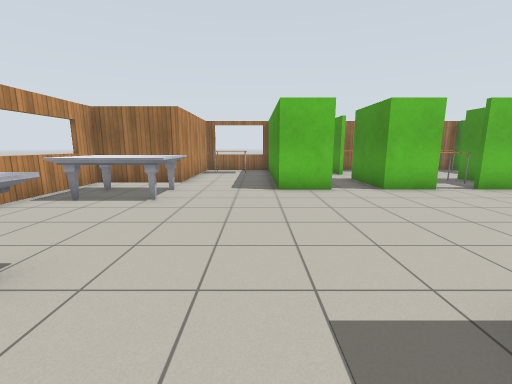
view 1 (above)

18 first-person views from a walk through a world built for the Gazebo simulator. The camera is 1.2 m above the floor, tilts 10° down and sees 90° across. The floor is counted in squares, 1 m on a side. Each view is taken from the middle of a square. On the plan, view 1 faces up. The plan holds only what a view shows up to about 12 squares ahead; the rest is blank. Gazebo's built-in surfaces are drawn with simple patterns.

view 2
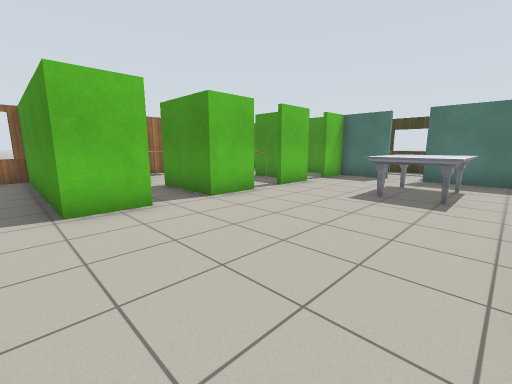

view 3
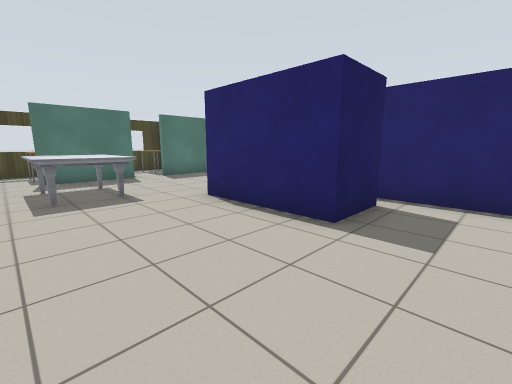

view 4
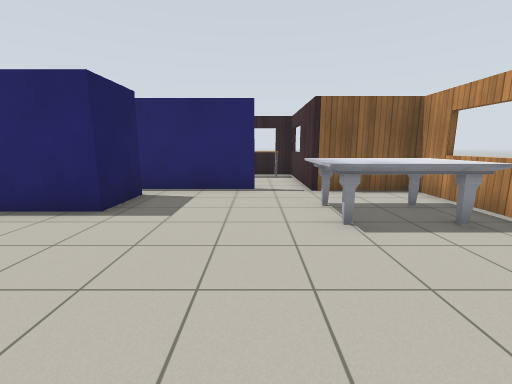

view 5
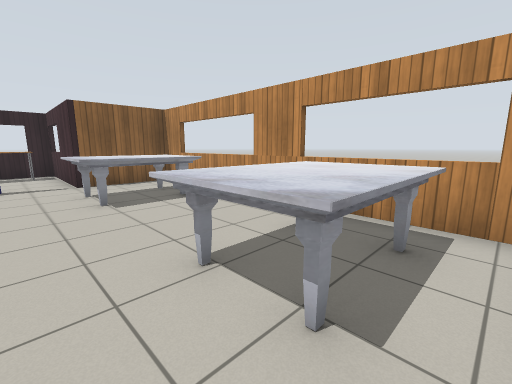

view 6
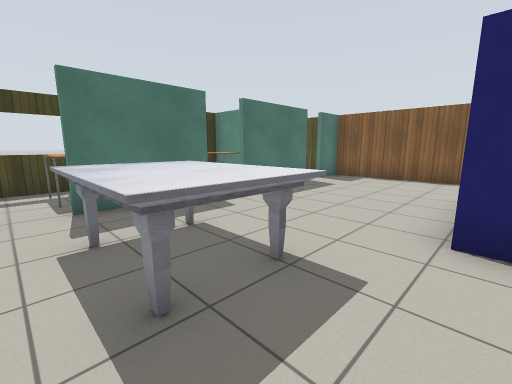

view 7
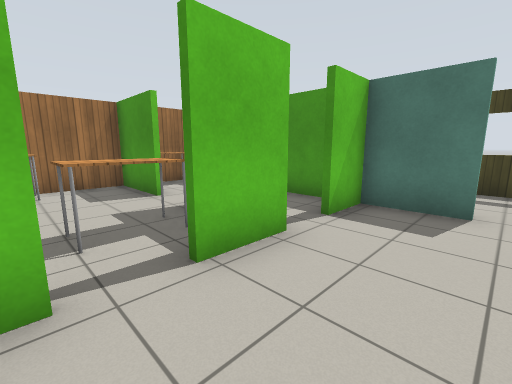

view 8
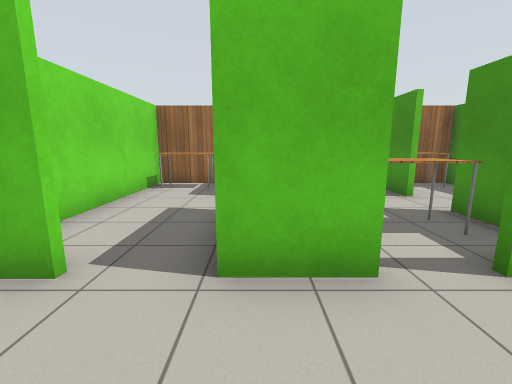

view 9
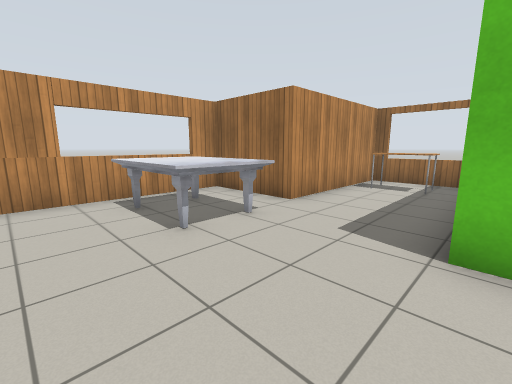

view 10
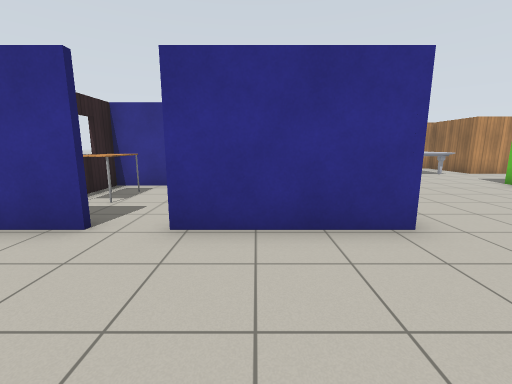

view 11
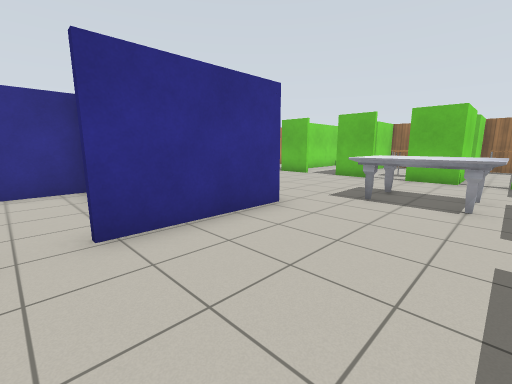

view 12
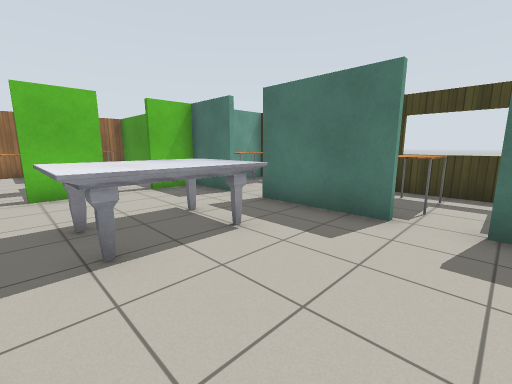

view 13
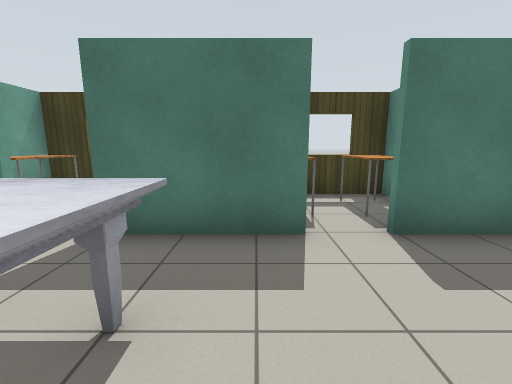

view 14
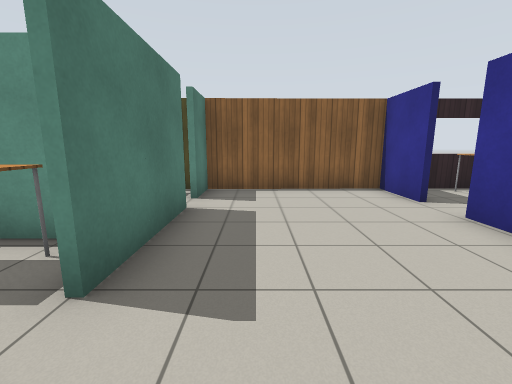

view 15
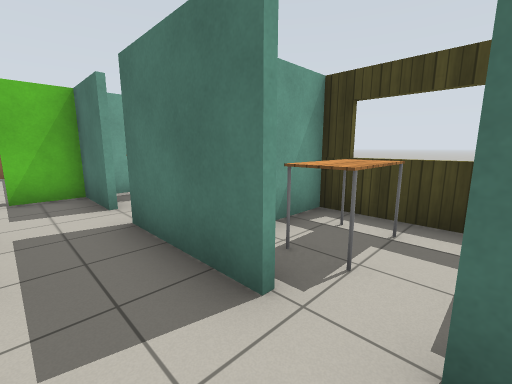

view 16
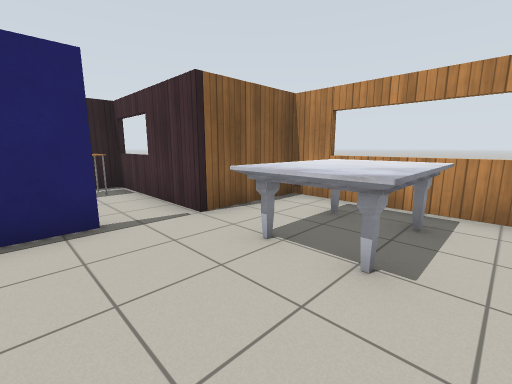

view 17
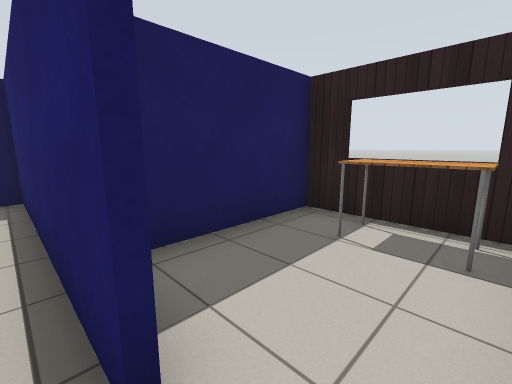

view 18
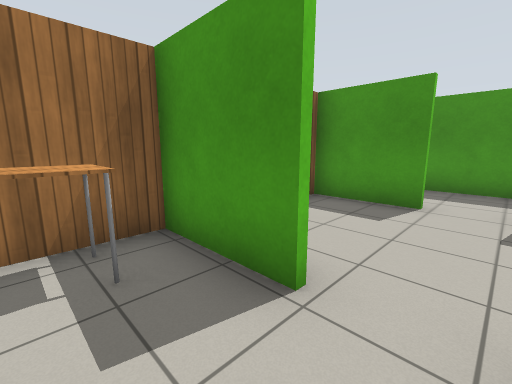

### Floor plan
Points are (right, up) in squares from view 1. A wall is a line through its corners. A room is listed if a view was taken in it or the views show most of it. See-through windows are left out.
Room 1 (views 1, 2, 3, 4, 5, 6, 7, 8, 9, 10, 11, 12, 13, 14, 15, 16, 17)
walls: (1.9, -0.5) (1.9, 1.3) (5.4, 1.3) (5.4, -2.4); (2.3, 7.2) (0.7, 7.2) (0.7, 13.6); (5.3, 7.2) (3.6, 7.2); (-1, -1.3) (5.2, -1.3); (7.8, 7.2) (6.3, 7.2); (5.4, -3.5) (5.4, -5.4) (10.4, -5.3) (10.4, -3.9); (10.4, 1.4) (10.4, 3.6); (10.4, 6.4) (10.4, 7.2) (9, 7.2); (0.9, -5.4) (0.9, -2.1); (-0.3, -5.5) (1.7, -5.4); (10.4, -3) (10.4, -0.4); (11.6, -1.3) (13.5, -1.3) (13.5, 2.7) (12, 2.7); (13.5, 3.6) (13.5, 7.2) (11, 7.2); (1.1, 13.5) (-2.6, 13.5) (-2.6, 8.7) (-5.4, 8.7) (-5.4, -1) (-2.6, -1) (-2.6, -5.4)
ways out: opening at (3, 7) to room 2; opening at (6, 7) to room 3; gap at (9, 7) to room 4; opening at (5, -3) to room 5
objects: marble table (-4, 1) to (-2, 2); marble table (-4, 6) to (-2, 7); table (-2, -5) to (-1, -4); table (-2, 12) to (-1, 12); marble table (7, 3) to (9, 4); table (11, 0) to (13, 0); table (11, 1) to (13, 2); table (11, 4) to (12, 4); table (11, 6) to (12, 6)
Room 2 (view 18)
walls: (3.6, 11.1) (3.6, 13.6); (3.6, 7.2) (3.6, 9.8); (4, 13.6) (1.1, 13.5); (0.8, 13.6) (0.8, 9)
ways out: opening at (3, 7) to room 1; opening at (4, 10.5) to room 3
objects: table (2, 13)
Room 3 (no view inside)
walls: (7.7, 11.1) (7.7, 13.6) (4, 13.6); (7.7, 8.5) (7.7, 9.8)
ways out: opening at (6, 7) to room 1; opening at (4, 10.5) to room 2; opening at (8, 10.5) to room 4
objects: table (5, 13); table (6, 9) to (7, 9)
Room 4 (no view inside)
walls: (7.8, 9.8) (7.8, 7.2); (7.8, 13.1) (7.8, 11.1); (10.4, 8.1) (10.4, 13.6) (8.1, 13.6)
ways out: gap at (9, 7) to room 1; opening at (8, 10.5) to room 3
objects: other object (9, 13)
Room 5 (no view inside)
walls: (1.1, -1.4) (1.1, -5.4)
ways out: opening at (5, -3) to room 1
objects: table (2, -5) to (3, -4)

Where each view was taken, in squares from view 1:
view 1: 0 up, 0 right, facing up
view 2: 2 up, 0 right, facing up-right
view 3: 5 up, 0 right, facing down-right
view 4: 6 up, 1 left, facing down
view 5: 8 up, 1 left, facing down-left
view 6: 5 up, 5 right, facing down-right
view 7: 5 up, 5 right, facing up-right
view 8: 5 up, 4 right, facing up
view 9: 4 up, 1 right, facing up-left
view 10: 1 down, 9 right, facing left
view 11: 3 down, 9 right, facing up-left
view 12: 0 up, 6 right, facing up-right
view 13: 2 up, 7 right, facing right
view 14: 2 up, 9 right, facing down
view 15: 0 up, 9 right, facing up-right
view 16: 3 up, 0 right, facing down-left
view 17: 1 down, 2 left, facing down-right
view 18: 10 up, 2 right, facing up-right
